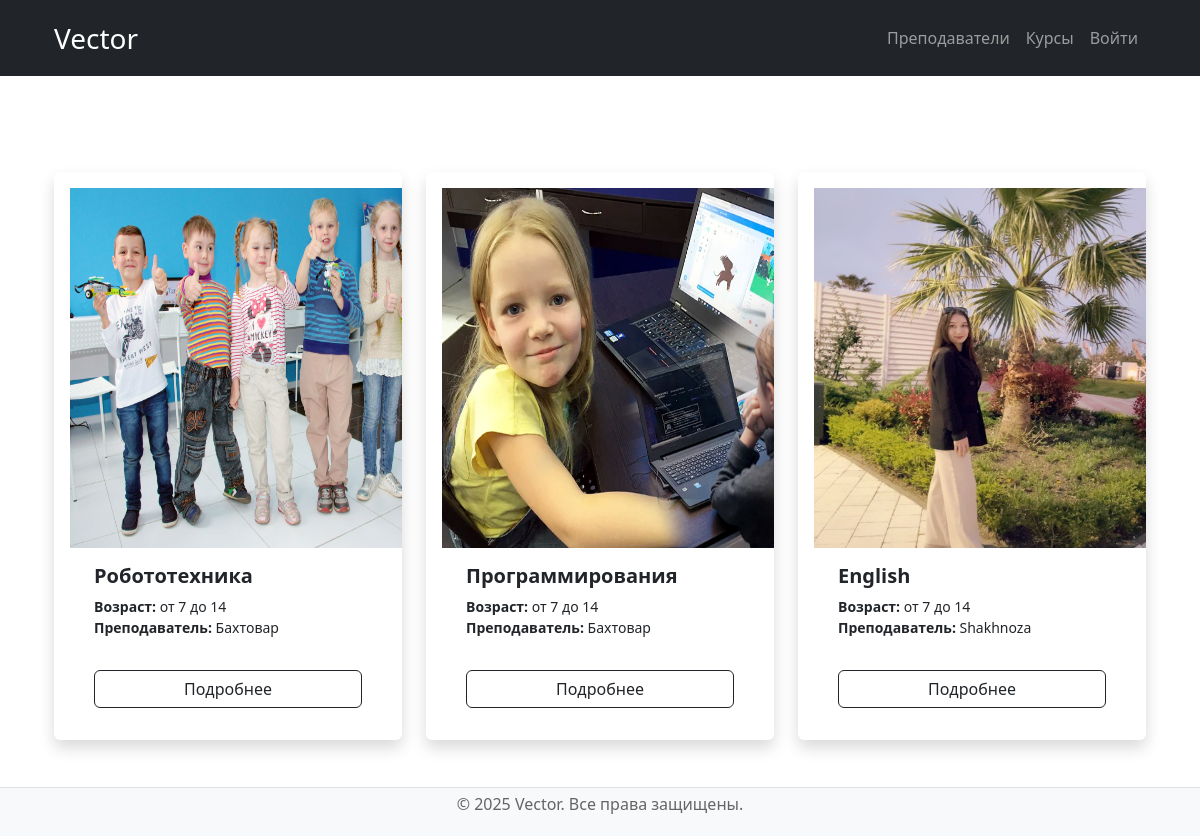
Page /courses/ on the committed database.
### content/models.py (models this page shows, shortened)
class Course(models.Model):
    name = models.CharField(max_length=100,verbose_name='Названия курса')
    slug = models.SlugField(max_length=100,unique=True)
    info = models.TextField(verbose_name='Информация о курсе')
    teacher = models.ForeignKey(to=Teacher,on_delete=models.RESTRICT,verbose_name='Преподаватель')
    duration = models.CharField(max_length=100,verbose_name='Длительность занятий')
    price = models.CharField(max_length=100,verbose_name='Стоимость курса')
    age_category = models.CharField(max_length=100,verbose_name='Возрастная категория')
    image = models.ImageField(default='images/default.png',
                              validators=[FileExtensionValidator(['jpg','png','jpeg','webp'])],
                              upload_to='images/%Y/%m',
                              null = True,
                              blank = True)
    updated_at = models.DateTimeField(auto_now=True)
    class Meta:
        verbose_name ='Курс'
        verbose_name_plural='Курсы'
    def get_absolute_url(self):
        return reverse('course_detail', kwargs={'slug':self.slug})

class Teacher(models.Model):
    name = models.CharField(max_length=100,verbose_name='Имя')
    last_name = models.CharField(max_length=100,verbose_name='фамилия')
    subjects_taught = models.CharField(max_length=250,verbose_name='преподаваемые предметы')
    info = models.TextField(verbose_name='Дополнительная информация')
    avatar = models.ImageField(default='avatars/default.png',
                               upload_to='avatars/%Y/%m',null = True,blank = True,
                               validators=[FileExtensionValidator(['jpg','png','jpeg','webp'])])
    updated_at = models.DateTimeField(auto_now=True)
    birthday = models.DateField(verbose_name='Дата рождения')
    class Meta:
        verbose_name ='Преподаватель'
        verbose_name_plural='Преподаватели'
    def __str__(self):
        return self.name

### content/views.py (the view)
# urls.py: path('courses/', views.CourseListView.as_view(), name='course_list'),
class CourseListView(ListView):
    template_name = 'content/course_list.html'
    model = Course
    context_object_name = 'courses'
    def get_context_data(self, **kwargs):
        context = super().get_context_data(**kwargs)
        context['title']= 'Курсы'
        return context

### templates/content/course_list.html (shortened to what this page needs)
{% extends 'base.html' %}
{% block content %}
<div class="container my-5">
    <div class="row justify-content-center g-4">
        {% for course in courses %}
        <div class="col-md-6 col-lg-4">
            <div class="card border-0 shadow hover-shadow p-3 bg-white rounded overflow-hidden transition-all duration-300 ease-in-out transform scale-100 hover:scale-105">
               <img src="{{ course.image.url }}" style="width: 400px; height: 360px;" alt="Обложка курса {{ course.name }}">
                <div class="card-body py-3 px-4">
                    <h5 class="card-title fw-bold text-dark text-truncate mb-2">{{ course.name }}</h5>
                    <ul class="list-unstyled small text-gray-600 mb-3">
                        <li><strong>Возраст:</strong> {{ course.age_category }}</li>
                        <li><strong>Преподаватель:</strong> {{ course.teacher }}</li>
                    </ul>
                    <a href="{{ course.get_absolute_url }}" class="btn btn-outline-dark w-100 mt-3">Подробнее</a>
                </div>
            </div>
        </div>
        {% empty %}
        <div class="alert alert-info text-center">Нет доступных курсов.</div>
        {% endfor %}
    </div>
</div>
{% endblock %}

### static/css/style.css (style rules this page uses)
body { font-family: Arial, sans-serif; margin: 0; padding: 0; }
.btn { background-color: #4CAF50; color: white; padding: 10px 20px; border: none; border-radius: 5px; cursor: pointer; }
body, html { height: 100%; margin: 0; }

### rows in the picture
Course: image (picture), name "Робототехника", age_category "от 7 до 14", teacher "Бахтовар"
Course: image (picture), name "Программирования", age_category "от 7 до 14", teacher "Бахтовар"
Course: image (picture), name "English", age_category "от 7 до 14", teacher "Shakhnoza"
